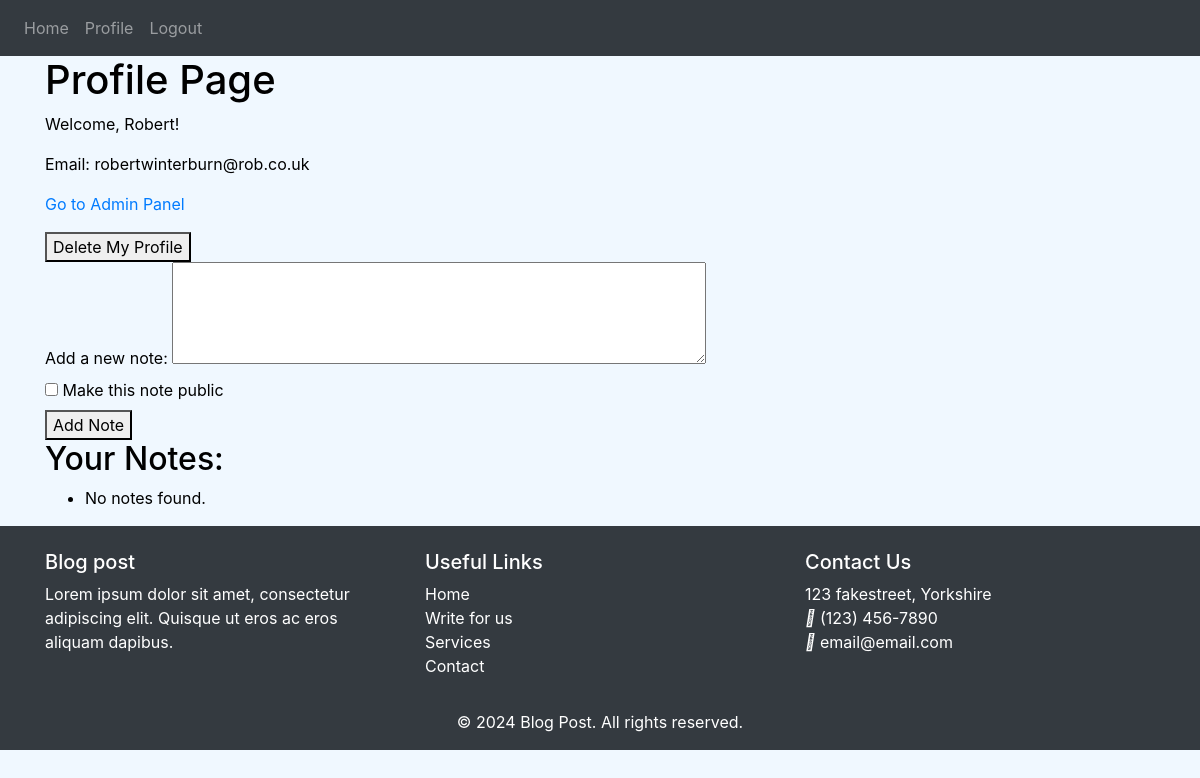
The app's page /profile (signed in), older data.
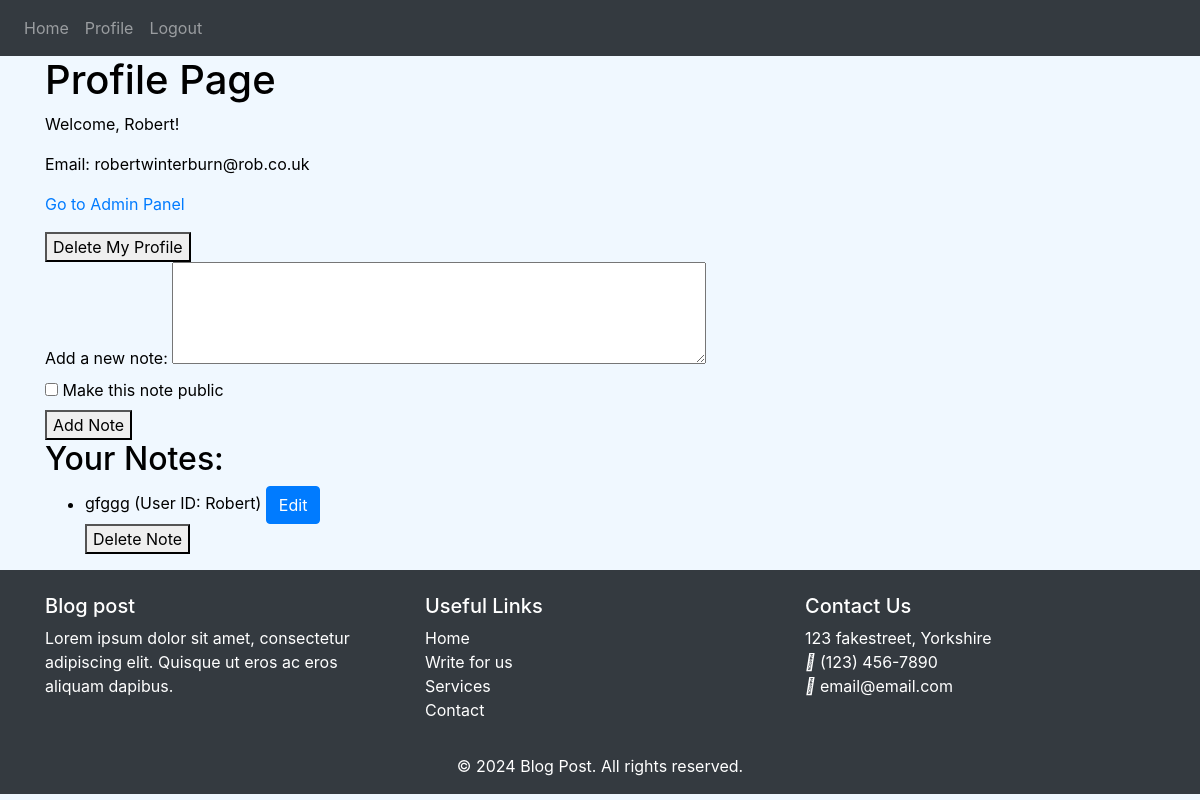
The same page, newer data.
### models.py (models this page shows)
class User(db.Model, UserMixin):
    __tablename__ = 'users'
    id = db.Column(db.Integer, primary_key=True)
    email = db.Column(db.String(150), unique=True, nullable=False)
    password = db.Column(db.String(150), nullable=False)
    first_name = db.Column(db.String(150), nullable=False)
    is_admin = db.Column(db.Boolean, default=False)
    notes = db.relationship('Note', backref='user', cascade="all, delete-orphan")
    comments = db.relationship('Comment', backref='user', cascade="all, delete-orphan")
    blog_posts = db.relationship('BlogPost', backref='user', cascade="all, delete-orphan")

class Note(db.Model):
    __tablename__ = 'notes'
    id = db.Column(db.Integer, primary_key=True)
    data = db.Column(db.String(1000), nullable=False)
    user_id = db.Column(db.Integer, db.ForeignKey('users.id'))
    is_public = db.Column(db.Boolean, default=False)

### auth.py (the view, shortened to what this page needs)
@auth.route('/profile', methods=['GET', 'POST'])
@login_required
def profile():
    return render_template('profile.html', user=current_user)

### app/templates/profile.html (shortened to what this page needs)
{% extends "base.html" %}
{% block content %}
<h1>Profile Page</h1>
<p>Welcome, {{ user.first_name }}!</p>
<p>Email: {{ user.email }}</p>
{% if user.is_admin %}
    <p><a href="{{ url_for('admin.index') }}">Go to Admin Panel</a></p>
{% endif %}
<form action="{{ url_for('views.delete_profile') }}" method="post" onsubmit="return confirm('Are you sure you want to delete your profile? This action cannot be undone.');">
    <button type="submit">Delete My Profile</button>
</form>
<form method="POST" action="{{ url_for('auth.profile') }}">
    <label for="note">Add a new note:</label>
    <textarea id="note" name="note" rows="4" cols="50"></textarea><br>
    <label for="is_public">
        <input type="checkbox" id="is_public" name="is_public"> Make this note public
    </label><br>
    <button type="submit">Add Note</button>
</form>
<h2>Your Notes:</h2>
<ul>
    {% if user.notes %}
        {% for note in user.notes %}
            <li>{{ note.data }} (User ID: {{ user.first_name }})
                <a href="{{ url_for('views.edit_note', note_id=note.id) }}" class="btn btn-primary">Edit</a>
                <form action="{{ url_for('views.delete_note', note_id=note.id) }}" method="post">
                    <button type="submit">Delete Note</button>
                </form>
            </li>
        {% endfor %}
    {% else %}
        <li>No notes found.</li>
    {% endif %}
</ul>
{% endblock %}

Row changes from the older to the newer data that the page shows:
added Note: data "gfggg", {{ user.first_name }} "Robert"
Text that changed along with them:
text no longer shown: "No notes found."
